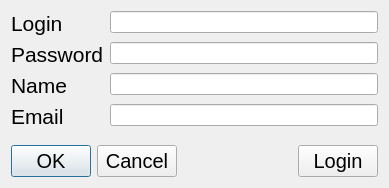
<?xml version="1.0" encoding="UTF-8"?>
<ui version="4.0">
 <class>RegistrationForm</class>
 <widget class="QWidget" name="RegistrationForm">
  <property name="geometry">
   <rect>
    <x>0</x>
    <y>0</y>
    <width>389</width>
    <height>188</height>
   </rect>
  </property>
  <property name="windowTitle">
   <string>Form</string>
  </property>
  <layout class="QVBoxLayout" name="verticalLayout">
   <item>
    <layout class="QFormLayout" name="formLayout">
     <item row="0" column="0">
      <widget class="QLabel" name="label">
       <property name="font">
        <font>
         <pointsize>16</pointsize>
        </font>
       </property>
       <property name="text">
        <string>Login</string>
       </property>
      </widget>
     </item>
     <item row="1" column="0">
      <widget class="QLabel" name="label_2">
       <property name="font">
        <font>
         <pointsize>16</pointsize>
        </font>
       </property>
       <property name="text">
        <string>Password</string>
       </property>
      </widget>
     </item>
     <item row="2" column="0">
      <widget class="QLabel" name="label_3">
       <property name="font">
        <font>
         <pointsize>16</pointsize>
        </font>
       </property>
       <property name="text">
        <string>Name</string>
       </property>
      </widget>
     </item>
     <item row="3" column="0">
      <widget class="QLabel" name="label_4">
       <property name="font">
        <font>
         <pointsize>16</pointsize>
        </font>
       </property>
       <property name="text">
        <string>Email</string>
       </property>
      </widget>
     </item>
     <item row="0" column="1">
      <widget class="QLineEdit" name="lineEdit_RefLogin"/>
     </item>
     <item row="1" column="1">
      <widget class="QLineEdit" name="lineEdit_RegPass">
       <property name="echoMode">
        <enum>QLineEdit::Password</enum>
       </property>
      </widget>
     </item>
     <item row="2" column="1">
      <widget class="QLineEdit" name="lineEdit_RegName"/>
     </item>
     <item row="3" column="1">
      <widget class="QLineEdit" name="lineEdit_RegMail"/>
     </item>
    </layout>
   </item>
   <item>
    <spacer name="verticalSpacer">
     <property name="orientation">
      <enum>Qt::Vertical</enum>
     </property>
     <property name="sizeHint" stdset="0">
      <size>
       <width>20</width>
       <height>40</height>
      </size>
     </property>
    </spacer>
   </item>
   <item>
    <layout class="QHBoxLayout" name="horizontalLayout">
     <item>
      <widget class="QDialogButtonBox" name="buttonBox">
       <property name="font">
        <font>
         <pointsize>15</pointsize>
        </font>
       </property>
       <property name="standardButtons">
        <set>QDialogButtonBox::Cancel|QDialogButtonBox::Ok</set>
       </property>
      </widget>
     </item>
     <item>
      <spacer name="horizontalSpacer">
       <property name="orientation">
        <enum>Qt::Horizontal</enum>
       </property>
       <property name="sizeHint" stdset="0">
        <size>
         <width>40</width>
         <height>20</height>
        </size>
       </property>
      </spacer>
     </item>
     <item>
      <widget class="QPushButton" name="pushButton_SwitchLog">
       <property name="font">
        <font>
         <pointsize>15</pointsize>
        </font>
       </property>
       <property name="text">
        <string>Login</string>
       </property>
      </widget>
     </item>
    </layout>
   </item>
  </layout>
 </widget>
 <resources/>
 <connections/>
</ui>
